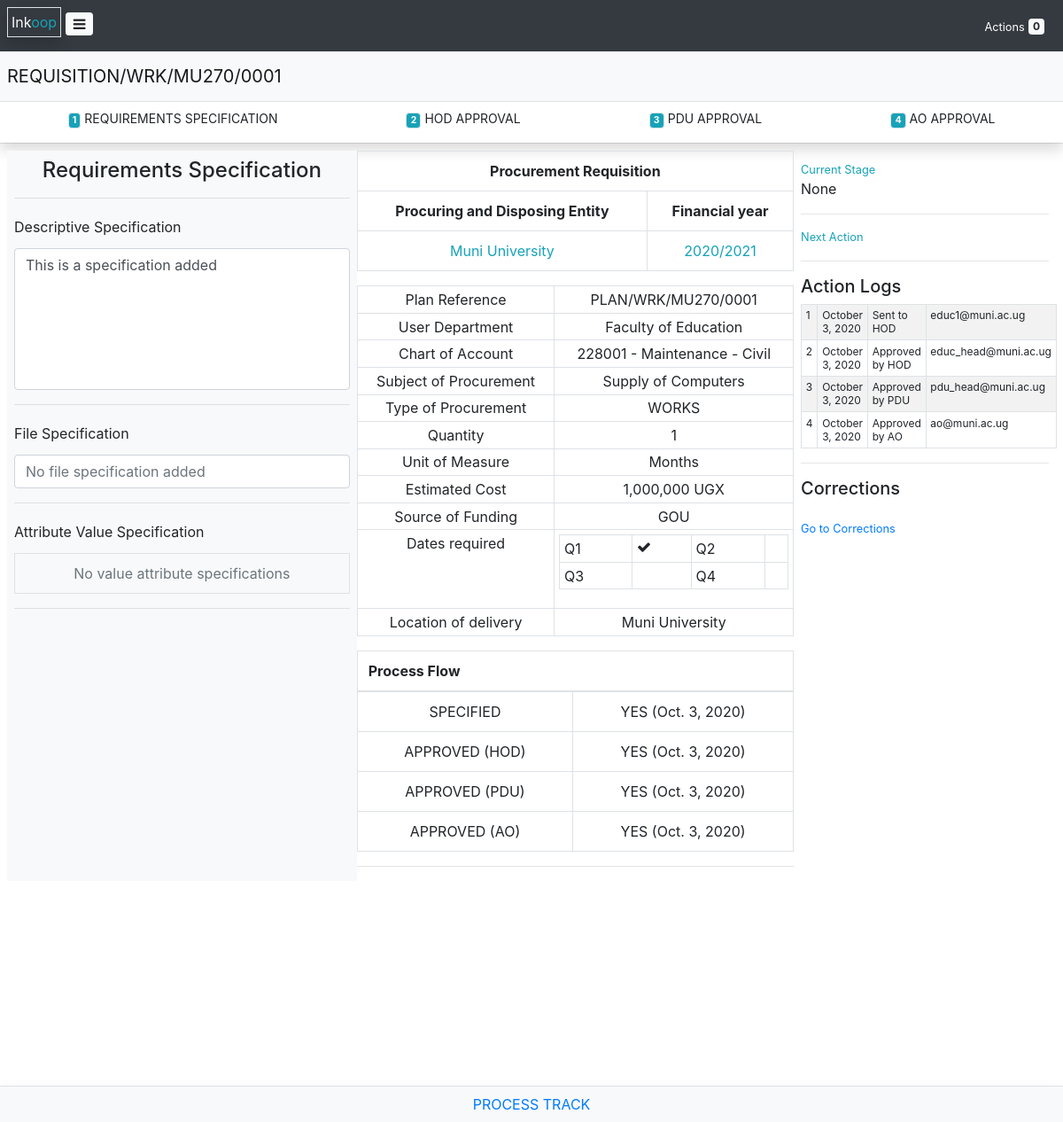
The page /initiation/requisition/1 (signed in) on the database its author committed.
### initiation/models.py (models this page shows, shortened)
class Requisition(models.Model):
	alt_id = models.CharField(max_length=128, null=True)
	sequence_number = models.CharField(max_length=128, null=True)
	expense = models.ForeignKey(Expense, on_delete=models.CASCADE)
	subject_of_procurement = models.CharField(max_length=128)
	procurement_type = models.ForeignKey(ProcurementType, on_delete=models.CASCADE)
	quantity = models.IntegerField()
	unit_of_measure = models.CharField(max_length=32)
	estimated_cost = models.IntegerField()
	source_of_funding = models.ForeignKey(Funder, on_delete=models.CASCADE)
	date_required_q1 = models.BooleanField(default=False)
	date_required_q2 = models.BooleanField(default=False)
	date_required_q3 = models.BooleanField(default=False)
	date_required_q4 = models.BooleanField(default=False)
	stage = models.CharField(max_length=64, default="REQUIREMENTS SPECIFICATION", null=True)
	location_of_delivery = models.CharField(max_length=128)
	file_specification = models.FileField(null=True)
	description = models.CharField(max_length=1024, null=True)
	specified_on = models.DateField(null=True)
	hod_approved_on = models.DateField(null=True)
	pdu_approved_on = models.DateField(null=True)
	ao_approved_on = models.DateField(null=True)
	incharge = models.ForeignKey(User, on_delete=models.CASCADE, related_name='incharge_requisition_set')
	initiator = models.ForeignKey(User, on_delete=models.CASCADE, related_name='initiated_requisition_set')
	user_department = models.ForeignKey(UserDepartment, on_delete=models.CASCADE)
	plan = models.ForeignKey(Plan, on_delete=models.CASCADE)

class RequisitionAction(models.Model):
	date = models.DateTimeField(auto_now_add=True)
	action = models.CharField(max_length=64)
	detail = models.CharField(max_length=512, null=True)
	user = models.ForeignKey(User, on_delete=models.CASCADE)
	requisition = models.ForeignKey(Requisition, on_delete=models.CASCADE)

### planning/models.py (models this page shows, shortened)
class Plan(models.Model):
    alt_id = models.CharField(max_length=128, null=True)
    subject_of_procurement = models.CharField(max_length=128)
    procurement_type = models.ForeignKey(ProcurementType, on_delete=models.CASCADE)
    quantity = models.IntegerField()
    unit_of_measure = models.CharField(max_length=32)
    estimated_cost = models.IntegerField()
    source_of_funding = models.ForeignKey(Funder, on_delete=models.CASCADE)
    date_required_q1 = models.BooleanField()
    date_required_q2 = models.BooleanField()
    date_required_q3 = models.BooleanField()
    date_required_q4 = models.BooleanField()
    prepared_on = models.DateField(null=True)
    hod_approved_on = models.DateField(null=True)
    pdu_approved_on = models.DateField(null=True)
    consolidated_on = models.DateField(null=True)
    published_on = models.DateField(null=True)
    stage = models.CharField(max_length=16, default='PREPARATION', null=True)
    date_initiated = models.DateTimeField(auto_now_add=True)
    initiator = models.ForeignKey(User, on_delete=models.CASCADE, related_name='initiated_plan_set', null=True)
    incharge = models.ForeignKey(User, on_delete=models.CASCADE, related_name='incharge_plan_set', null=True)
    user_department = models.ForeignKey(UserDepartment, on_delete=models.CASCADE)
    expense = models.ForeignKey(Expense, on_delete=models.CASCADE)
    consolidation_group = models.ForeignKey(ConsolidationGroup, on_delete=models.CASCADE, null=True)

### core/models.py (models this page shows, shortened)
class UserDepartment(models.Model):
    name = models.CharField(max_length=128, unique=True)
    is_pdu = models.BooleanField(default=False)
    is_official = models.BooleanField(default=False)
    budget_sealing = models.IntegerField(default=0)
    hod = models.ForeignKey(User, null=True, on_delete=models.CASCADE)
    sub_programme = models.ForeignKey(SubProgramme, null=True, on_delete=models.CASCADE)
    def __str__(self):
        return self.name

class Expense(models.Model):
    code = models.CharField(max_length=10)
    name = models.CharField(max_length=128)
    procurement_type = models.ForeignKey(ProcurementType, on_delete=models.CASCADE)
    def __str__(self):
        return " ".join([self.code, "-", self.name])

class ProcurementType(models.Model):
    name = models.CharField(max_length=128)
    abbreviation = models.CharField(max_length=16)
    def __str__(self):
        return self.name

class Funder(models.Model):
    name = models.CharField(max_length=128, unique=True)
    allowed = models.BooleanField(default=False)
    def __str__(self):
        return self.name

### initiation/views/requisition.py (the view)
# urls.py: path('requisition/<int:requisition_id>', get_requisition, name='get_requisition'),
def get_requisition(request, requisition_id):
    requisition = Requisition.objects.get(id=requisition_id)
    create_specification_form = CreateItemSpecificationForm()
    update_requisition_description_form = UpdateRequisitionDescriptionForm(data={"description":requisition.description or ''})
    update_requisition_file_specification_form = UpdateRequisitionFileSpecificationForm(data={"description":requisition.description or ''})
    delete_requisition_description_form = DeleteRequisitionDescriptionForm(data={"id":requisition.id})
    delete_requisition_file_specification_form = DeleteRequisitionFileSpecificationForm(data={"id":requisition.id})
    create_attribute_value_specification_form = CreateAttributeValueSpecificationForm()
    create_item_specification_form = CreateItemSpecificationForm()
    context = {"requisition": requisition, "create_specification_form":create_specification_form, "update_requisition_description_form":update_requisition_description_form, "update_requisition_file_specification_form": update_requisition_file_specification_form, "create_attribute_value_specification_form":create_attribute_value_specification_form, "create_item_specification_form": create_item_specification_form, "delete_requisition_description_form": delete_requisition_description_form, "delete_requisition_file_specification_form": delete_requisition_file_specification_form}
    return render(request, 'requisition/requisition.html', context)

### initiation/templates/requisition/requisition.html (shortened to what this page needs)
{% extends 'requisition/requisition-base.html' %}
{% load app_tags %}
{% block requisition_content %}
<div class='col-md-4 bg-light p-2'>
	{% include 'requisition/requisition-requirements-specifications.html' %}
    <hr>
</div>
<div class="col-md-5 p-0">
    {% include 'requisition/requisition-detail.html' %}
</div>
<div class='col-md-3 bg-ligh p-2'>
    {% include 'requisition/requisition-actions.html' %}
    {% include 'requisition/requisition-corrections-mini.html' %}
</div>
{% endblock %}

### initiation/templates/requisition/requisition-base.html (shortened to what this page needs)
{% extends 'user-base.html' %}
{% load app_tags %}
{% block content %}
	{% with is_user_incharge=user|equal_to:requisition.incharge  is_user_initiator=user|equal_to:requisition.initiator  is_user_in_pdu=profile.is_in_pdu has_corrections=requisition.requisitioncorrection_set.all|length|not_equal_to:0 hod_approved=requisition.hod_approved_on pdu_approved=requisition.pdu_approved_on ao_approved=requisition.ao_approved_on specified=requisition.specified_on is_user_hod=user|equal_to:user_department.hod is_user_department_pdu=user_department.is_pdu %}
	<div class="container-fluid p-0">
		<nav class="navbar navbar-expand-lg navbar-light bg-light p-2 border-bottom fixed d-flex">
			<a class="navbar-brand" href="#">{{ requisition.alt_id }}</a>
		</nav>
		{% include 'requisition/requisition-track.html' %}
		<div class="container-fluid">
			<div class="row p-2">
	            {% block requisition_content %}
	            {% endblock %}
			</div>
			<br>
			<br>
			<br>
			<br>
			<br>
			<br>
			<br>
			<br>
			<br>
			<br>
			<br>
		</div>
		{% block requisition_foot %}
		<div id="authenticationFormContainer" class="bg-light p-2 fixed-bottom shadow border-top" align="right">
			{% if is_user_incharge %}
				{% if has_corrections and requisition.initiator != user_department.hod and not is_user_initiator %}
				<form class='ajaxForm m-0' data-patch-containers='["#authenticationFormContainer"]' data-progress-container="#authenticationFormContainer" method="GET" action="{% url 'core:authentication' %}">
					<input type="hidden" name="redirect_url" value="{% url 'initiation:send_back_to_initiator' requisition_id=requisition.id %}">
					<button class="btn btn-sm btn-info">Send back to initiator</button>
				</form>
				{% else %}
				<div align="center">
					<a href="{% url 'planning:update_process_track' consolidation_group_id=requisition.plan.consolidation_group.id %}">PROCESS TRACK</a>
				</div>
			{% endif %}
			{% endif %}
		</div>
		{% endblock %}
	</div>
	{% endwith %}
{% endblock %}

### initiation/templates/requisition/requisition-description.html (shortened to what this page needs)
<div>
	<div class="d-flex py-1">
		<label class="flex-fill">Descriptive Specification</label>
	</div>
	<div>
		<div class="form-control overflow-auto" style="height: 10rem;">
			{% if requisition.description %}
			<p>{{requisition.description}}</p>
			{% else %}
			<p class="text-muted">No descripton added</p>
			{% endif %}
		</div>
	</div>
</div>

### initiation/templates/requisition/requisition-detail.html (shortened to what this page needs)
{% load app_tags %}
<div id="requisition">
    <table class="table table-responsive-sm table-bordered">
        <tr>
            <th  class="text-center" colspan="4">Procurement Requisition</th>
        </tr>
        <tr class="text-center">
            <th >Procuring and Disposing Entity</th>
            <th >Financial year</th>
        </tr>
        <tr class="text-center">
            <td  class="text-info">{{entity_name}}</td>
            <td  class="text-info">{{FY}}</td>
        </tr>
    </table>
    <table class="table table-bordered table-sm table-responsive-sm">
        <tr>
            <td  class="text-center" colspan="2">Plan Reference</td>
            <td  class="text-center" colspan="2">{{ requisition.plan.alt_id }}</td>
        </tr>
        <tr>
            <td  class="text-center" colspan="2">User Department</td>
            <td  class="text-center" colspan="2">{{ requisition.user_department }}</td>
        </tr>
        <tr>
            <td  class="text-center" colspan="2">Chart of Account</td>
            <td  class="text-center" colspan="2">{{ requisition.expense }}</td>
        </tr>
        <tr>
            <td  class="text-center" colspan="2">Subject of Procurement</td>
            <td  class="text-center" colspan="2">{{ requisition.subject_of_procurement }}</td>
        </tr>
        <tr>
            <td  class="text-center" colspan="2">Type of Procurement</td>
            <td  class="text-center" colspan="2">{{ requisition.procurement_type }}</td>
        </tr>
        <tr>
            <td  class="text-center" colspan="2">Quantity</td>
            <td  class="text-center" colspan="2">{{ requisition.quantity }}</td>
        </tr>
        <tr>
            <td  class="text-center" colspan="2">Unit of Measure</td>
            <td  class="text-center" colspan="2">{{ requisition.unit_of_measure }}</td>
        </tr>
        <tr>
            <td  class="text-center" colspan="2">Estimated Cost</td>
            <td  class="text-center" colspan="2">{{ requisition.estimated_cost|currency }}</td>
        </tr>
        <tr>
            <td  class="text-center" colspan="2">Source of Funding</td>
            <td  class="text-center" colspan="2">{{ requisition.source_of_funding }}</td>
        </tr>
        <tr>
            <td  class="text-center" colspan="2">Dates required</td>
            <td  class="text-center" colspan="2">
                <table class="table">
                    <tr>
                        <td>Q1</td>
                        <td>{% if requisition.date_required_q1 %}<span class="fa fa-check"></span>{% endif %}</td>
                        <td>Q2</td>
                        <td>{% if requisition.date_required_q2 %}<span class="fa fa-check"></span>{% endif %}</td>
                    </tr>
                    <tr>
                        <td>Q3</td>
                        <td>{% if requisition.date_required_q3 %}<span class="fa fa-check"></span>{% endif %}</td>
                        <td>Q4</td>
                        <td>{% if requisition.date_required_q4 %}<span class="fa fa-check"></span>{% endif %}</td>
                    </tr>
                </table>
            </td>
        </tr>
        <tr>
            <td  class="text-center" colspan="2">Location of delivery</td>
            <td  class="text-center" colspan="2">{{ requisition.location_of_delivery }}</td>
        </tr>
    </table>
    <table class="table table-bordered">
        <thead>
            <th colspan="2">Process Flow</th>
        </thead>
        <tbody>
            <tr>
                <td  class="text-center">SPECIFIED</td>
                <td  class="text-center">{% if requisition.specified_on %}YES ({{requisition.specified_on}}){% else %}NO{% endif %}</td>
            </tr>
            <tr>
                <td  class="text-center">APPROVED (HOD)</td>
                <td  class="text-center">{% if requisition.hod_approved_on %}YES ({{requisition.hod_approved_on}}){% else %}NO{% endif %}</td>
            </tr>
            <tr>
                <td  class="text-center">APPROVED (PDU)</td>
                <td  class="text-center">{% if requisition.pdu_approved_on %}YES ({{requisition.pdu_approved_on}}){% else %}NO{% endif %}</td>
            </tr>
            <tr>
                <td  class="text-center">APPROVED (AO)</td>
                <td  class="text-center">{% if requisition.ao_approved_on %}YES ({{requisition.ao_approved_on}}){% else %}NO{% endif %}</td>
            </tr>
        </tbody>
    </table>
</div>
<hr>

### initiation/templates/requisition/requisition-actions.html (shortened to what this page needs)
<div class="my-1">
    <div class="form-group">
        <small class="text-info">Current Stage</small>
        <P style="height: auto">
            {{requisition.stage}}
        </P>
    </div>
    {% if requisition.stage != 'DONE' %}
    <hr>
    <div class="form-group">
        <small class="text-info">Next Action</small>
    </div>
    {% endif %}
</div>
<hr>
<div>
    <div>
        <h5>Action Logs</h5>
        <table class="table table-sm table-bordered table-striped" style="cursor: pointer;">
            <tbody style="font-size: 12px;">
                {% for action in requisition.requisitionaction_set.all %}
                    <tr class="text-{{action.initiation.tag}}">
                        <td>{{ forloop.counter }}</td>
                        <td>{{ action.date|date:"F j, Y" }}</td>
                        <td>{{ action.action }}</td>
                        <td>{{ action.user }}</td>
                    </tr>
                {% endfor %}
            </tbody>
        </table>
    </div>
</div>
<hr>

### rows shown on the page
Requisition: alt_id "REQUISITION/WRK/MU270/0001", description "This is a specification added", location_of_delivery "Muni University", plan.alt_id "PLAN/WRK/MU270/0001", user_department "Faculty of Education", expense "228001 - Maintenance - Civil", subject_of_procurement "Supply of Computers", procurement_type "WORKS", quantity "1", unit_of_measure "Months", estimated_cost "1,000,000 UGX", source_of_funding "GOU", specified_on "Oct. 3, 2020", hod_approved_on "Oct. 3, 2020", pdu_approved_on "Oct. 3, 2020", ao_approved_on "Oct. 3, 2020", stage "None"
RequisitionAction: date "October 3, 2020", action "Sent to HOD", user "educ1@muni.ac.ug"
RequisitionAction: date "October 3, 2020", action "Approved by HOD", user "educ_head@muni.ac.ug"
RequisitionAction: date "October 3, 2020", action "Approved by PDU", user "pdu_head@muni.ac.ug"
RequisitionAction: date "October 3, 2020", action "Approved by AO", user "ao@muni.ac.ug"

### other values the page prints
{{ action_count }} "0"
{{ FY }} "2020/2021"
